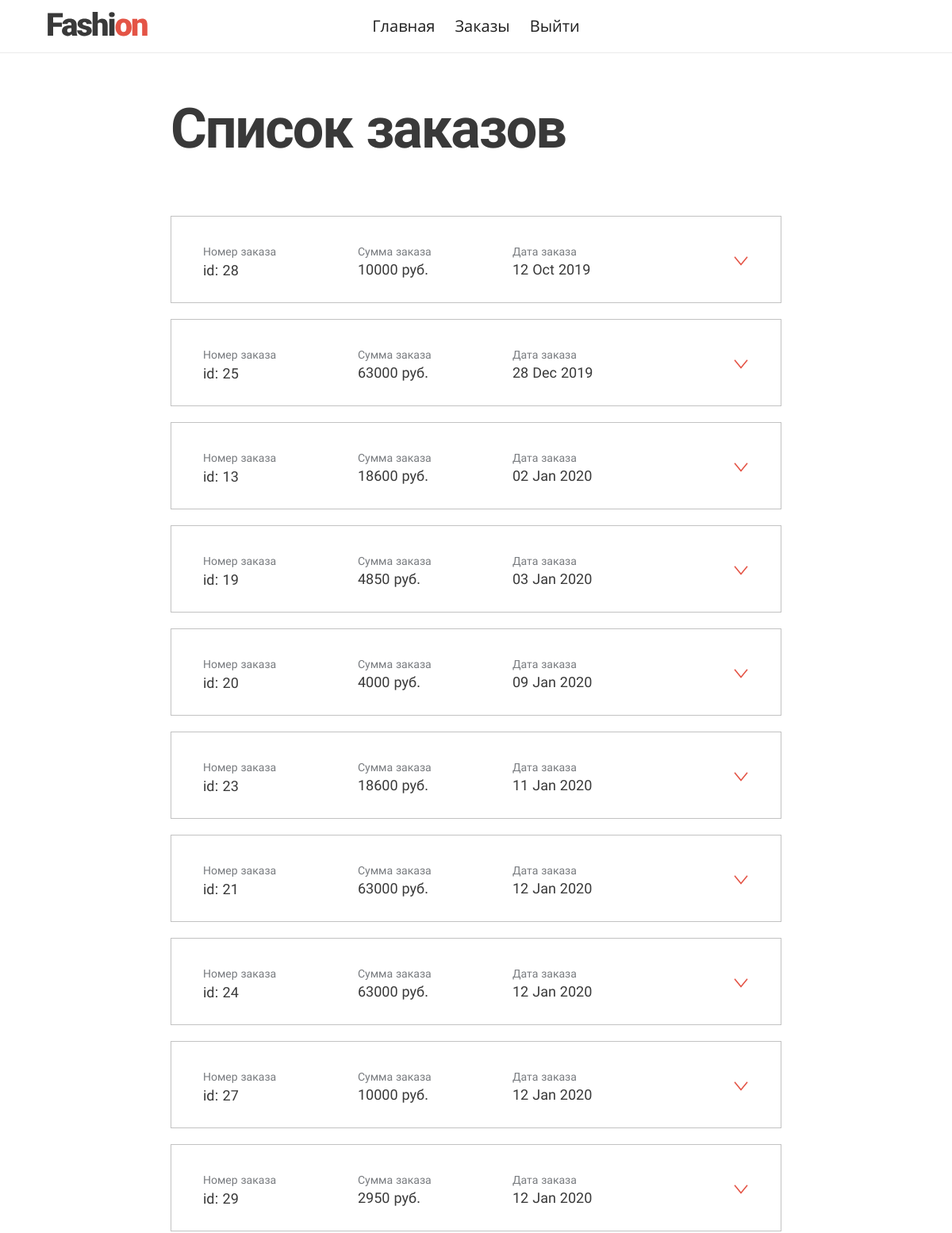
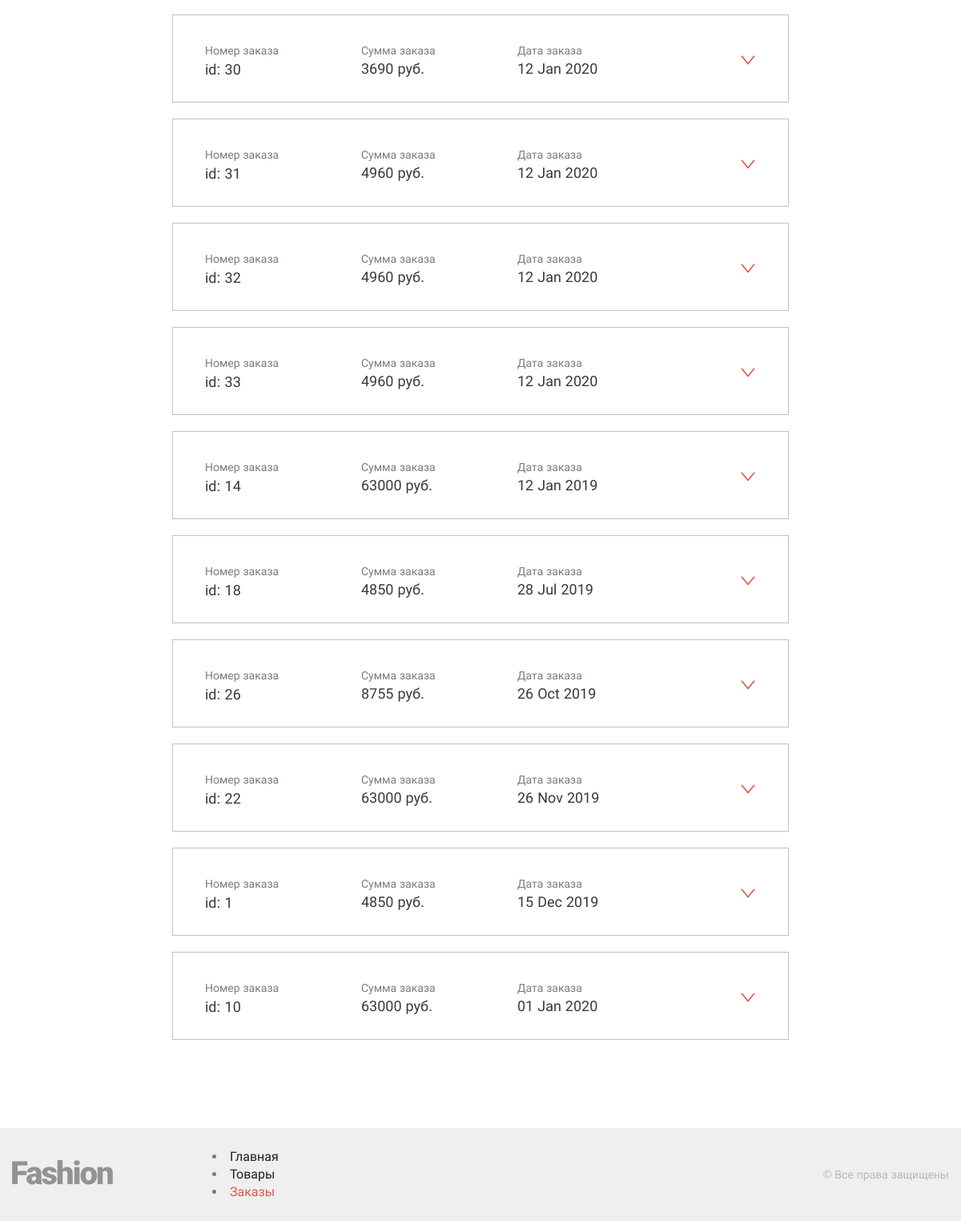
Page /admin/orders (signed in) on the committed database (2 pictures, top to bottom).
### tables this page shows
CREATE TABLE `orders` (
  `id` int(11) NOT NULL,
  `product_id` int(11) NOT NULL,
  `coast` int(11) NOT NULL,
  `surname` varchar(255) DEFAULT NULL,
  `name` varchar(255) NOT NULL,
  `third_name` varchar(255) DEFAULT NULL,
  `phone` varchar(255) NOT NULL,
  `email` varchar(255) NOT NULL,
  `shipping_method` varchar(255) NOT NULL,
  `city` varchar(255) DEFAULT NULL,
  `street` varchar(255) NOT NULL,
  `home` varchar(255) NOT NULL,
  `apartament` varchar(255) DEFAULT NULL,
  `payment_method` varchar(255) NOT NULL,
  `comment` text NOT NULL,
  `status` tinyint(1) DEFAULT 0,
  `create_date` timestamp NULL DEFAULT current_timestamp()
);

CREATE TABLE `menu` (
  `id` int(11) NOT NULL,
  `name` varchar(255) NOT NULL,
  `url` varchar(255) NOT NULL,
  `admin` tinyint(1) DEFAULT NULL
);

### admin/orders.php (called while the page is built)
<?php
$orders = get_all_orders();
include_once $_SERVER['DOCUMENT_ROOT'] . "/template/tmpl-orders.php";

### inc/functions.php (called while the page is built, shortened)
<?php
function connect()
{
    $opt = array(
        PDO::ATTR_ERRMODE            => PDO::ERRMODE_EXCEPTION,
        PDO::ATTR_DEFAULT_FETCH_MODE => PDO::FETCH_ASSOC,
        PDO::FETCH_OBJ
    );
    return new PDO(DB_DSN,DB_USER,DB_PASSWORD, $opt);
}
function get_menu($admin=false){
    $conn = connect();
    if($admin){
        $stmt = $conn->query("SELECT name, url from menu where name = 'Главная' or admin = 1");
    }else{
        $stmt = $conn->query("SELECT name, url from menu where admin = 0");
    }
    $menuItems = $stmt->fetchAll();
    include $_SERVER['DOCUMENT_ROOT'] . '/template/tmpl-menu.php';
    $menuList = ob_get_contents();
    return $menuList;
}
function compare_url($path){
    return $_SERVER['REQUEST_URI'] == $path ? true : false;
}
function get_all_orders(){
    $conn = connect();
    $sql = "select * from orders order by status ASC, create_date ASC;";
    $stmt = $conn->query($sql);
    $stmt = $stmt->fetchAll();
    if($stmt){
        return $stmt;
    }else{
        return [];
    }
}

### template/tmpl-orders.php (the view, shortened to what this page needs)
<main class="page-order">
    <h1 class="h h--1">Список заказов</h1>
    <ul class="page-order__list">
        <?php foreach ($orders as $order):?>
        <li class="order-item page-order__item">
            <div class="order-item__wrapper">
                <div class="order-item__group order-item__group--id">
                    <span class="order-item__title">Номер заказа</span>
                    <span class="order-item__info order-item__info--id"><?= $order['id'] ?></span>
                </div>
                <div class="order-item__group">
                    <span class="order-item__title">Сумма заказа</span>
                    <?= $order['coast'] ?> руб.
                </div>
                <div class="order-item__group">
                    <span class="order-item__title">Дата заказа</span>
                    <? echo strftime('%d %b %G', strtotime($order['create_date']));?>
                </div>
                <button class="order-item__toggle"></button>
            </div>
        </li>
        <?php endforeach; ?>
    </ul>
</main>

### template/tmpl-menu.php
<?php foreach ($menuItems as $item): ?>
    <li>
        <a class="main-menu__item <?= compare_url($item['url']) ? "active" : "" ?>" href="<?= $item['url'] ?>"><?= $item['name'] ?></a>
    </li>
<?php endforeach; ?>

### css/style.css (style rules this page uses)
html { box-sizing: border-box; }
body { display: flex; flex-direction: column; margin: 0 auto; min-width: 1200px; min-height: 100vh; font: 16px/22px "Roboto", sans-serif; color: #787B7F; }
a { text-decoration: none; }
.h { margin-top: 0; font-family: "Roboto", sans-serif; color: #393939; }
.h--1 { margin-bottom: 70px; font-size: 70px; line-height: 80px; letter-spacing: -2px; }
.main-menu__item { color: #1F1F1F; transition: all 300ms; }
.main-menu__item.active { color: #E45446; cursor: default; }
.page-order { flex-grow: 1; margin: 0 auto; padding-top: 55px; padding-bottom: 110px; width: 770px; }
.page-order__list { margin: 0; padding: 0; list-style: none; }
.page-order__item:not(:last-child) { margin-bottom: 20px; }
.order-item { padding: 0 40px; border: 1px solid #C2C2C2; height: 110px; overflow-y: hidden; }
.order-item__wrapper { display: flex; flex-wrap: wrap; padding-top: 35px; padding-bottom: 35px; }
.order-item__wrapper:not(:last-child) { border-bottom: 1px solid #c2c2c2; }
.order-item__group { width: 195px; font-size: 18px; line-height: 18px; color: #393939; }
.order-item__group:first-child { padding-right: 15px; }
.order-item__title { display: block; margin-bottom: 5px; font-size: 14px; line-height: 18px; color: #787B7F; }
.order-item__info { vertical-align: middle; word-wrap: break-word; }
.order-item__info--id::before { content: 'id: '; }
.order-item__toggle { border: 0; padding: 0; font: inherit; background-color: transparent; align-self: center; margin-left: auto; width: 20px; height: 12px; background-size: contain; cursor: pointer; transition: all 300ms; }

### rows in the picture
orders: id "28", coast "10000", create_date "12 Oct 2019"
orders: id "25", coast "63000", create_date "28 Dec 2019"
orders: id "13", coast "18600", create_date "02 Jan 2020"
orders: id "19", coast "4850", create_date "03 Jan 2020"
orders: id "20", coast "4000", create_date "09 Jan 2020"
orders: id "23", coast "18600", create_date "11 Jan 2020"
orders: id "21", coast "63000", create_date "12 Jan 2020"
orders: id "24", coast "63000", create_date "12 Jan 2020"
orders: id "27", coast "10000", create_date "12 Jan 2020"
orders: id "29", coast "2950", create_date "12 Jan 2020"
orders: id "30", coast "3690", create_date "12 Jan 2020"
orders: id "31", coast "4960", create_date "12 Jan 2020"
orders: id "32", coast "4960", create_date "12 Jan 2020"
orders: id "33", coast "4960", create_date "12 Jan 2020"
orders: id "14", coast "63000", create_date "12 Jan 2019"
orders: id "18", coast "4850", create_date "28 Jul 2019"
orders: id "26", coast "8755", create_date "26 Oct 2019"
orders: id "22", coast "63000", create_date "26 Nov 2019"
orders: id "1", coast "4850", create_date "15 Dec 2019"
orders: id "10", coast "63000", create_date "01 Jan 2020"
menu: name "Главная"
menu: name "Товары"
menu: name "Заказы"
